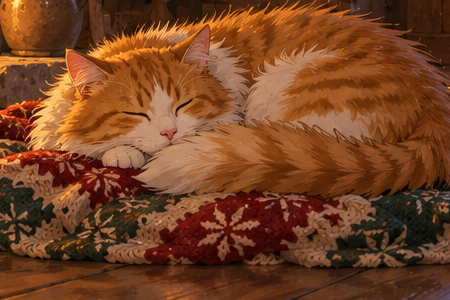
#> input picture content/xmas-cat-wide/cat_face_crop.png, 450 x 300 px, found by its file name
$ python xmas_check_variants.py
#> lines starting #> are read from the running program, lines starting #| are printed output that depends on the picture
"""Check the ChatGPT-edited variants against their crops: position shift (phase correlation) and how much of the picture changed.

Usage: python scripts/xmas_check_variants.py content/xmas-cat-wide
Pairs (variant -> crop) come from <dir>/variants.json when it exists, else the cat-scene defaults below; <variant>.png sits
next to <crop>.png (the variant is whatever size ChatGPT returned, it is scaled to the crop).
Writes <dir>/_sbs_<variant>.png (original | variant | difference x3) to look at, and prints one line per variant.
A shift other than (0, 0) means the generator moved the picture: re-generate it, do not use it.
Delete the _sbs_ files afterwards (they are only for looking).
"""
import json
import os
import sys

import numpy as np
from PIL import Image

PAIRS = {"cat_face_eyes_half": "cat_face_crop", "cat_face_ear_turn": "cat_face_crop", "cat_tail_lift": "cat_tail_crop", "fire_plate": "fire_crop"}
d = sys.argv[1] if len(sys.argv) > 1 else "content/xmas-cat-wide"
if os.path.exists(os.path.join(d, "variants.json")):
    with open(os.path.join(d, "variants.json")) as fh:
        PAIRS = {k: v for k, v in json.load(fh).items() if not k.startswith("_")}
gray = lambda im: np.asarray(im.convert("L"), float)
for variant, crop in PAIRS.items():
    pv, pc = os.path.join(d, variant + ".png"), os.path.join(d, crop + ".png")
    if not (os.path.exists(pv) and os.path.exists(pc)):
        print(variant, "missing")
        continue
    ref = Image.open(pc).convert("RGB")
#> ref is the input picture: PIL image 450x300 RGB; mean R, G, B 118.4, 66.6, 35.5
    im = Image.open(pv).convert("RGB").resize(ref.size, Image.LANCZOS)
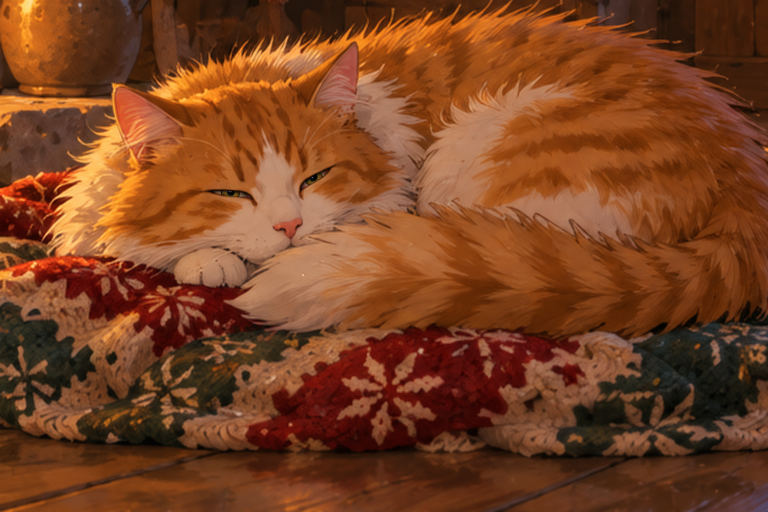
#> input picture content/xmas-cat-wide/cat_face_eyes_half.png, 1536 x 1024 px, found by its file name (shown at 1/2 size)
    a, b = gray(ref), gray(im)
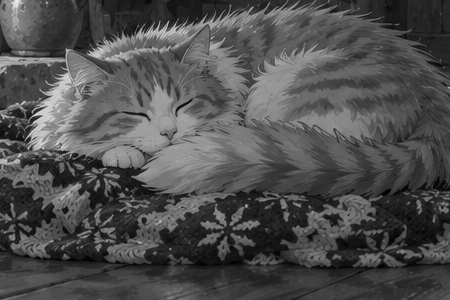
#> a: shape (300, 450) float64; min 0, max 235, mean 78.5
    F = np.fft.fft2(a - a.mean()) * np.conj(np.fft.fft2(b - b.mean()))
    r = np.fft.ifft2(F / (np.abs(F) + 1e-9)).real
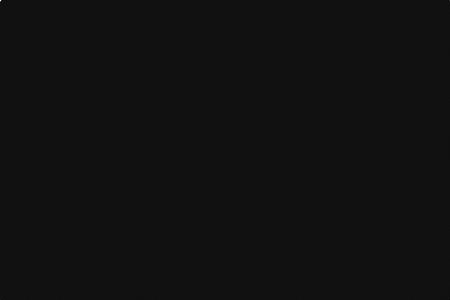
#> r: shape (300, 450) float64; min -0.0467, max 0.641, mean 4.78e-15; drawn with min black and max white
    dy, dx = np.unravel_index(r.argmax(), r.shape)
#> dy = 0; dx = 0
    h, w = a.shape
#> h = 300; w = 450
    dy = dy - h if dy > h // 2 else dy
    dx = dx - w if dx > w // 2 else dx
    diff = np.abs(a - b)
    print(f"{variant:20s} shift=({int(dx)},{int(dy)}) mean_diff={diff.mean():.1f}  (OK when shift is (0,0); fire_plate differs a lot on purpose)")
#| cat_face_eyes_half   shift=(0,0) mean_diff=4.2  (OK when shift is (0,0); fire_plate differs a lot on purpose)
    sbs = Image.new("RGB", (w * 3, h))
#> sbs: PIL image 1350x300 RGB; every value is 0
    sbs.paste(ref, (0, 0))
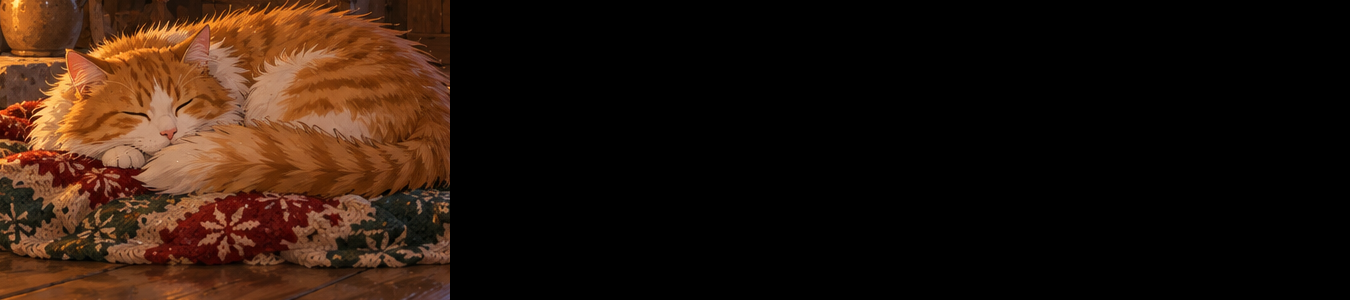
#> sbs: PIL image 1350x300 RGB; mean R, G, B 39.5, 22.2, 11.8
    sbs.paste(im, (w, 0))
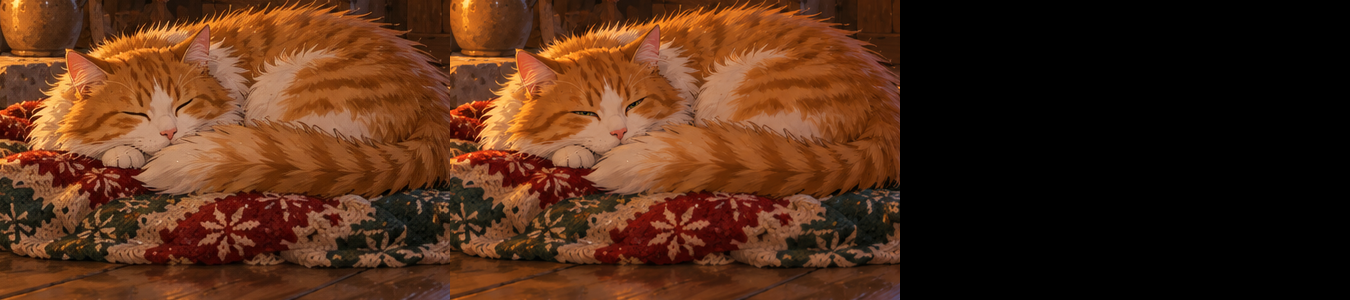
#> sbs: PIL image 1350x300 RGB; mean R, G, B 79.8, 43.9, 22.9
    sbs.paste(Image.fromarray(np.clip(diff * 3, 0, 255).astype("uint8")).convert("RGB"), (2 * w, 0))
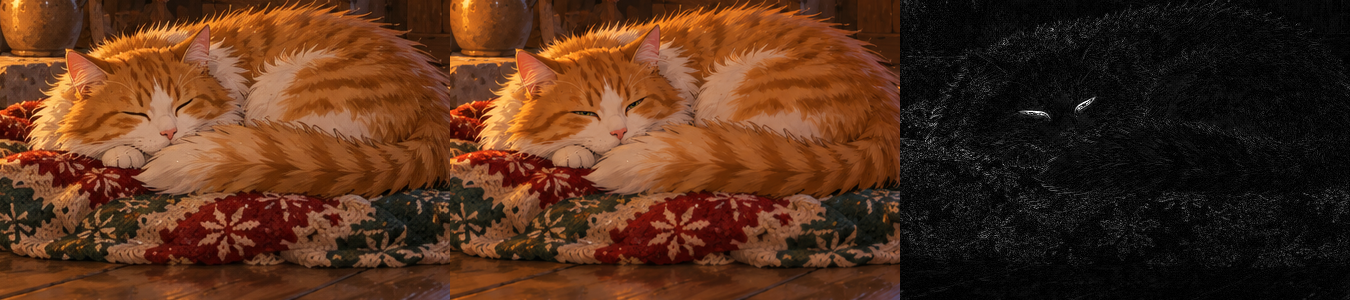
#> sbs: PIL image 1350x300 RGB; mean R, G, B 84, 48.1, 27
    sbs.save(os.path.join(d, f"_sbs_{variant}.png"))
#> pass 2 of the loop `for variant, crop in PAIRS.items():`:
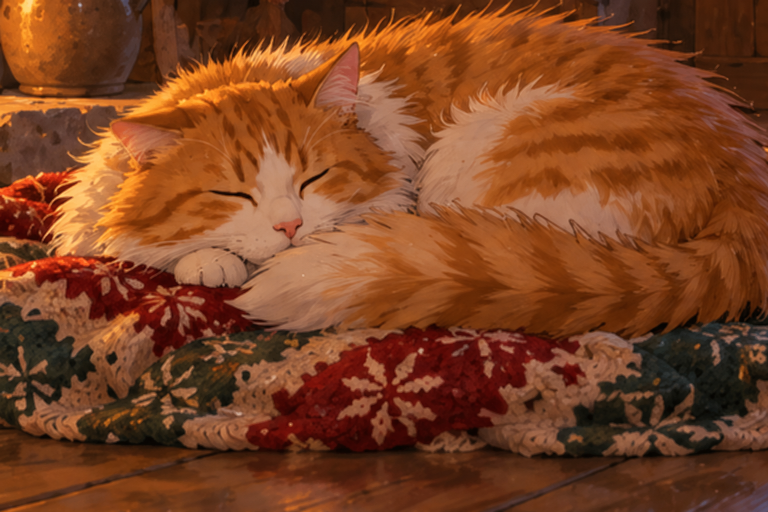
#> input picture content/xmas-cat-wide/cat_face_ear_turn.png, 1536 x 1024 px, found by its file name (shown at 1/2 size)
#> `r = np.fft.ifft2(F / (np.abs(F) + 1e-9)).real`:
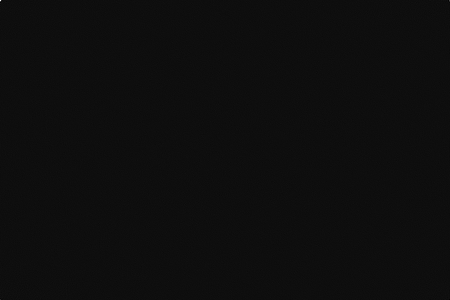
#> r: shape (300, 450) float64; min -0.0372, max 0.616, mean 2.34e-15; drawn with min black and max white
#| cat_face_ear_turn    shift=(0,0) mean_diff=4.5  (OK when shift is (0,0); fire_plate differs a lot on purpose)
#> `sbs.paste(Image.fromarray(np.clip(diff * 3, 0, 255).astype("uint8")).c..`:
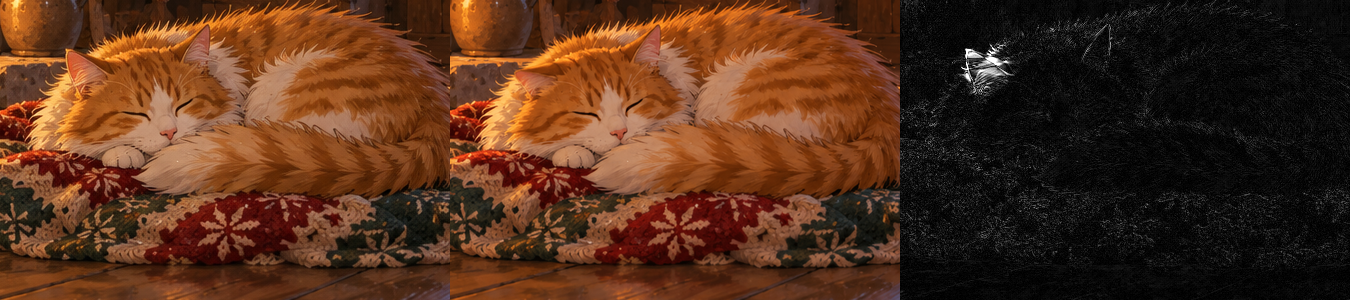
#> sbs: PIL image 1350x300 RGB; mean R, G, B 84.9, 48.5, 27.6
